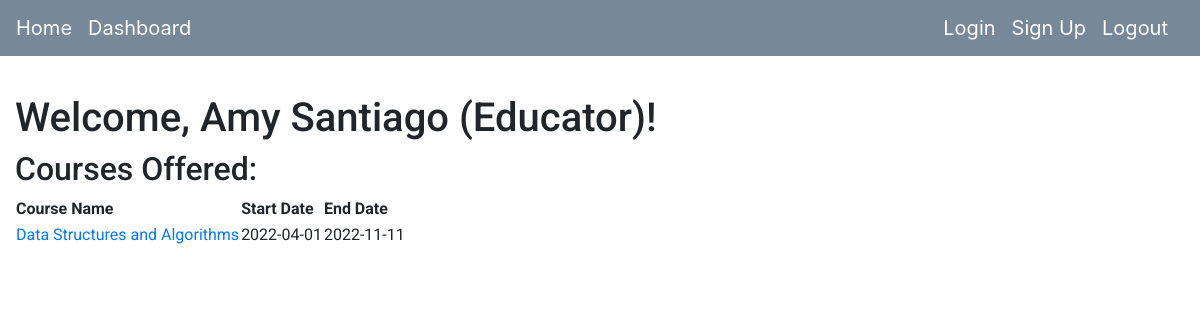
The app's page /dashboard (signed in) with its own data.
### models.py (models this page shows)
class CourseInstance(db.Model):
    __tablename__ = 'CourseInstance'
    instance_id = db.Column(
        db.Integer,
        autoincrement=True,
        primary_key = True
    )
    user_id = db.Column(
        db.Integer,
        db.ForeignKey('LoginDetails.user_id')
    )
    course_id = db.Column(
        db.Integer,
        db.ForeignKey('Course.course_id')
    )
    start_date = db.Column(
        db.Date,
        nullable=True
    )
    end_date = db.Column(
        db.Date,
        nullable=True
    )
    upload_date = db.Column(
        db.Date,
        nullable=True
    )

class Course(UserMixin,db.Model):
    __tablename__ = 'Course'
    course_id = db.Column(
        db.Integer,
        nullable=False,
        primary_key=True
    )
    course_name = db.Column(
        db.String(50),
        nullable=False
    )

### main.py (the view, shortened to what this page needs)
@main.route("/dashboard")
@login_required
def dashboard():
    print(current_user)
    if current_user.role == 1:
        return render_template(
            "dashboard_admin.html",
            name=(current_user.first_name + " " + current_user.last_name)
        )
    else:
        mentor_course = (
            db.session.query(CourseInstance, Course)
            .filter(
                CourseInstance.user_id == current_user.user_id,
                CourseInstance.course_id == Course.course_id
            )
            .all()
        )
        return render_template(
            "dashboard_educator.html",
            name=(current_user.first_name + " " + current_user.last_name),
            mentor_course=mentor_course
        )

### templates/dashboard_educator.html
{% extends "base.html" %}
{% block content %}
<h1 class="title">
    Welcome, {{name}} (Educator)!
</h1>
<h2>Courses Offered:</h2>
<table>
    <tr>
        <th>Course Name</th>
        <th>Start Date</th>
        <th>End Date</th>
    </tr>
    {% for deets in mentor_course %}
    <tr>
        <td>
            <a href= "{{ url_for ('educator.viewCourse',course_id = deets.Course.course_id) }}"> {{deets.Course.course_name}}</a>
        </td>
        <td>{{deets.CourseInstance.start_date}}</td>
        <td>{{deets.CourseInstance.end_date}}</td>
    </tr>
    {% endfor %}
</table>
{% endblock %}

### static/style.css (style rules this page uses)
body { padding-top:70px ; }

### records on screen
CourseInstance: Course.course_name "Data Structures and Algorithms", CourseInstance.start_date "2022-04-01", CourseInstance.end_date "2022-11-11"

### other values on screen
{{ name }} "Amy Santiago"
